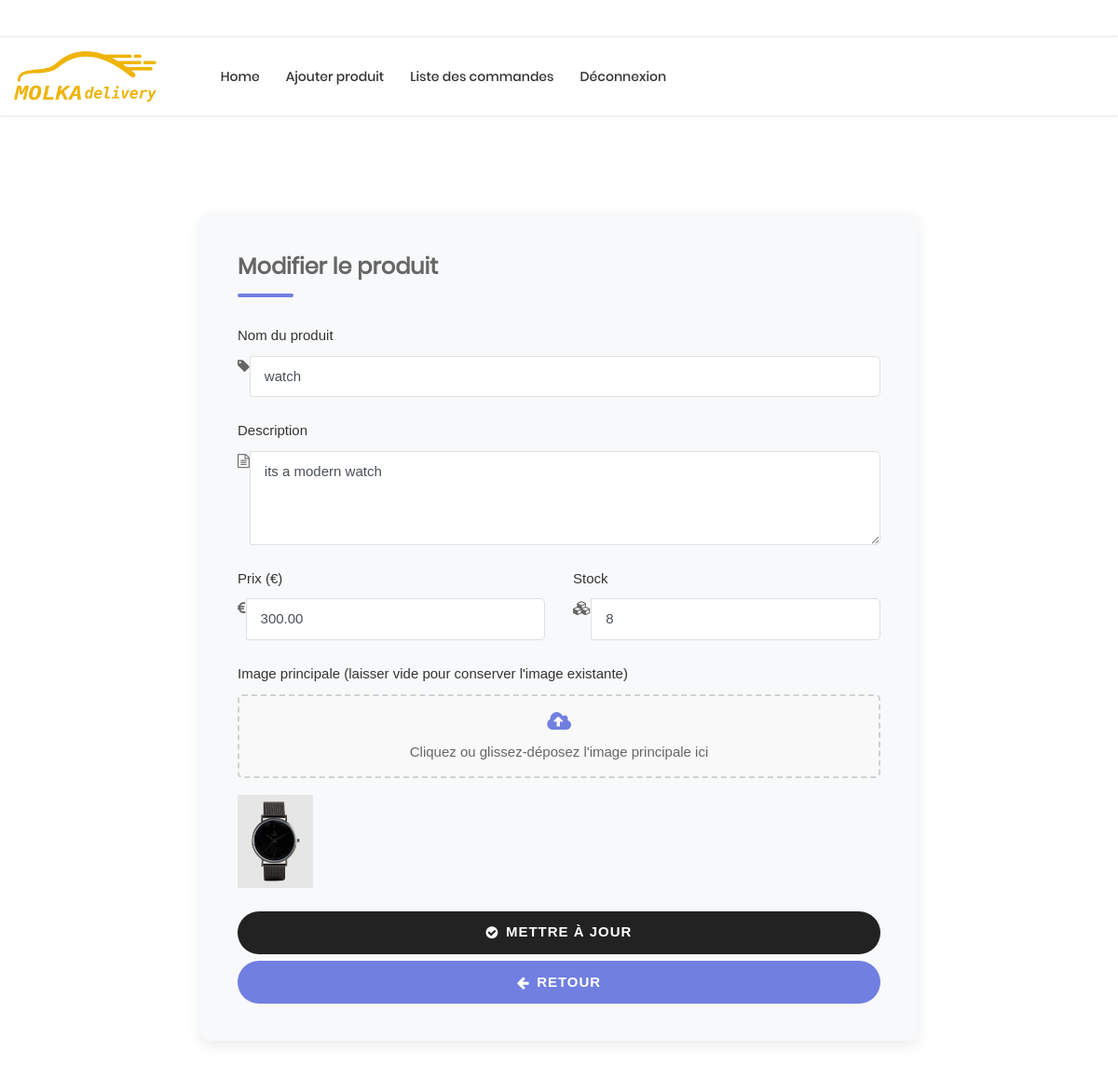
The app's page /accounts/edit-product/2/ (signed in) with its own data.
### accounts/models.py (models this page shows, shortened)
class Product(models.Model):
    name = models.CharField(max_length=100)
    description = models.TextField()
    price = models.DecimalField(max_digits=10, decimal_places=2)
    stock = models.PositiveIntegerField()
    image = models.ImageField(upload_to='products/', blank=True, null=True)

### accounts/views.py (the view, shortened to what this page needs)
# urls.py: path('edit-product/<int:product_id>/', views.edit_product, name='edit_product'),  # New
@login_required
def edit_product(request, product_id):
    if request.user.role != 'admin':
        return redirect('login')
    product = get_object_or_404(Product, id=product_id)
    return render(request, 'accounts/edit_product.html', {'product': product})

### accounts/templates/accounts/edit_product.html (shortened to what this page needs)
{% load static %}
<!DOCTYPE html>
<html lang="en">
<head>
    <link rel="stylesheet" type="text/css" href="{% static 'vendor/bootstrap/css/bootstrap.min.css' %}">
    <link rel="stylesheet" type="text/css" href="{% static 'fonts/font-awesome-4.7.0/css/font-awesome.min.css' %}">
    <link rel="stylesheet" type="text/css" href="{% static 'fonts/iconic/css/material-design-iconic-font.min.css' %}">
    <link rel="stylesheet" type="text/css" href="{% static 'fonts/linearicons-v1.0.0/icon-font.min.css' %}">
    <link rel="stylesheet" type="text/css" href="{% static 'vendor/animate/animate.css' %}">
    <link rel="stylesheet" type="text/css" href="{% static 'vendor/css-hamburgers/hamburgers.min.css' %}">
    <link rel="stylesheet" type="text/css" href="{% static 'vendor/animsition/css/animsition.min.css' %}">
    <link rel="stylesheet" type="text/css" href="{% static 'vendor/select2/select2.min.css' %}">
    <link rel="stylesheet" type="text/css" href="{% static 'css/util.css' %}">
    <link rel="stylesheet" type="text/css" href="{% static 'css/main.css' %}">
</head>
<body>
    <header class="header-v4">
        <div class="container-menu-desktop">
            <div class="wrap-menu-desktop how-shadow1">
                <nav class="limiter-menu-desktop container">
                    <a href="{% url 'admin_dashboard' %}" class="logo">
                        <img src="{% static 'images/icons/logo.png' %}" alt="IMG-LOGO">
                    </a>
                    <div class="menu-desktop">
                        <ul class="main-menu">
                            <li><a href="{% url 'admin_dashboard' %}">Home</a></li>
                            <li><a href="{% url 'admin_add_product' %}">Ajouter produit</a></li>
                            <li><a href="{% url 'admin_orders' %}">Liste des commandes</a></li>
                            <li><a href="{% url 'logout' %}">Déconnexion</a></li>
                        </ul>
                    </div>
                </nav>
            </div>
        </div>
    </header>
    <section class="bg0 p-t-104 p-b-116">
        <div class="container">
            <div class="row justify-content-center">
                <div class="col-lg-8">
                    <div class="form-section">
                        <h4 class="form-title mtext-105">Modifier le produit</h4>
                        <form method="post" enctype="multipart/form-data">
                            <div class="form-group">
                                <label class="form-label">Nom du produit</label>
                                <div class="input-group">
                                    <div class="input-group-prepend">
                                        <span class="input-group-text"><i class="fa fa-tag"></i></span>
                                    </div>
                                    <input class="form-control" type="text" name="name" value="{{ product.name }}" placeholder="Entrez le nom du produit" required>
                                </div>
                            </div>
                            <div class="form-group">
                                <label class="form-label">Description</label>
                                <div class="input-group">
                                    <div class="input-group-prepend">
                                        <span class="input-group-text"><i class="fa fa-file-text-o"></i></span>
                                    </div>
                                    <textarea class="form-control" name="description" placeholder="Décrivez le produit en détail" rows="4" required>{{ product.description }}</textarea>
                                </div>
                            </div>
                            <div class="row">
                                <div class="col-md-6">
                                    <div class="form-group">
                                        <label class="form-label">Prix (€)</label>
                                        <div class="input-group">
                                            <div class="input-group-prepend">
                                                <span class="input-group-text"><i class="fa fa-euro"></i></span>
                                            </div>
                                            <input class="form-control" type="number" step="0.01" name="price" value="{{ product.price }}" placeholder="0.00" required>
                                        </div>
                                    </div>
                                </div>
                                <div class="col-md-6">
                                    <div class="form-group">
                                        <label class="form-label">Stock</label>
                                        <div class="input-group">
                                            <div class="input-group-prepend">
                                                <span class="input-group-text"><i class="fa fa-cubes"></i></span>
                                            </div>
                                            <input class="form-control" type="number" name="stock" value="{{ product.stock }}" placeholder="Quantité disponible" required>
                                        </div>
                                    </div>
                                </div>
                            </div>
                            <div class="form-group">
                                <label class="form-label">Image principale (laisser vide pour conserver l'image existante)</label>
                                <label class="file-upload">
                                    <i class="fa fa-cloud-upload file-upload-icon"></i>
                                    <span>Cliquez ou glissez-déposez l'image principale ici</span>
                                </label>
                                {% if product.image %}
                                    <img src="{{ product.image.url }}" alt="{{ product.name }}" style="max-width: 100px; max-height: 100px; margin-top: 10px;">
                                {% endif %}
                            </div>
                            <div class="text-center mt-4">
                                <button type="submit" class="submit-btn flex-c-m cl0 size-121 bg3 bor1 hov-btn3 p-lr-15 trans-04 pointer">
                                    <i class="fa fa-check-circle mr-2"></i> Mettre à jour
                                </button>
                                <a href="{% url 'admin_dashboard' %}" class="submit-btn flex-c-m cl0 size-121 bg1 bor1 hov-btn1 p-lr-15 trans-04 mt-2">
                                    <i class="fa fa-arrow-left mr-2"></i> Retour
                                </a>
                            </div>
                        </form>
                    </div>
                </div>
            </div>
        </div>
    </section>
</body>
</html>

### static/css/main.css (style rules this page uses)
.container { max-width: 1380px; }
@media (max-width: 1600px) { .container { max-width: 1200px; } }
.container-menu-desktop { height: auto; width: 100%; position: relative; -webkit-transition: all 0.3s; -o-transition: all 0.3s; -moz-transition: all 0.3s; transition: all 0.3s; }
.header-v4 .container-menu-desktop { height: 124px; }
.wrap-menu-desktop { position: fixed; z-index: 1100; background-color: transparent; width: 100%; height: 84px; top: 40px; left: 0px; -webkit-transition: height 0.3s, background-color 0.3s; -o-transition: height 0.3s, background-color 0.3s; -moz-transition: height 0.3s, background-color 0.3s; transition: height 0.3s, background-color 0.3s; }
.header-v4 .wrap-menu-desktop { background-color: #fff; }
.limiter-menu-desktop { height: 100%; display: -webkit-box; display: -webkit-flex; display: -moz-box; display: -ms-flexbox; display: flex; align-items: center; background-color: transparent; }
.logo { display: -webkit-box; display: -webkit-flex; display: -moz-box; display: -ms-flexbox; display: flex; align-items: center; height: 65%; margin-right: 55px; }
.logo img { max-width: 100%; max-height: 100%; }
.menu-desktop { display: -webkit-box; display: -webkit-flex; display: -moz-box; display: -ms-flexbox; display: flex; align-items: center; height: 100%; }
.main-menu { list-style-type: none; margin: 0; display: -webkit-box; display: -webkit-flex; display: -moz-box; display: -ms-flexbox; display: flex; align-items: center; }
.main-menu > li { display: block; position: relative; padding: 20px 10px 20px 0px; margin: 0px 4px 0px 14px; }
.main-menu > li > a { font-family: Poppins-Medium; font-size: 14px; color: #333; padding: 5px 0px; transition: all 0.4s; -webkit-transition: all 0.4s; -o-transition: all 0.4s; -moz-transition: all 0.4s; }
.cl0 { color: #fff; }
.mtext-105 { font-family: Poppins-Regular; font-size: 24px; line-height: 1.5; }
.size-121 { width: 100%; height: 46px; }
.bg0 { background-color: #fff; }
.bg1 { background-color: #717fe0; }
.bg3 { background-color: #222; }
.bor1 { border-radius: 23px; }
.how-shadow1 { box-shadow: 0 0px 3px 0px rgba(0,0,0,0.2); -moz-box-shadow: 0 0px 3px 0px rgba(0,0,0,0.2); -webkit-box-shadow: 0 0px 3px 0px rgba(0,0,0,0.2); -o-box-shadow: 0 0px 3px 0px rgba(0,0,0,0.2); -ms-box-shadow: 0 0px 3px 0px rgba(0,0,0,0.2); }

### accounts/templates/accounts/edit_product.html (style rules this page uses)
.form-section { background-color: #f8f9fa; border-radius: 10px; box-shadow: 0 5px 15px rgba(0,0,0,0.08); padding: 40px; margin-bottom: 30px; }
.form-title { position: relative; margin-bottom: 30px; padding-bottom: 15px; font-weight: 600; }
.form-title:after { content: ''; position: absolute; left: 0; bottom: 0; height: 4px; width: 60px; background-color: #717fe0; border-radius: 2px; }
.form-group { margin-bottom: 25px; }
.form-label { font-weight: 500; margin-bottom: 10px; color: #333; }
.form-control { border-radius: 5px; padding: 12px 15px; border: 1px solid #e0e0e0; transition: all 0.3s; }
.file-upload { position: relative; display: block; padding: 15px; border: 2px dashed #d1d1d1; border-radius: 5px; text-align: center; transition: all 0.3s; background-color: #f9f9f9; cursor: pointer; }
.file-upload-icon { display: block; font-size: 24px; color: #717fe0; margin-bottom: 10px; }
.submit-btn { padding: 15px 35px; font-weight: 600; text-transform: uppercase; letter-spacing: 1px; transition: all 0.3s; }

### records on screen
Product: name "watch", description "its a modern watch", price "300.00", stock "8", image (picture)
